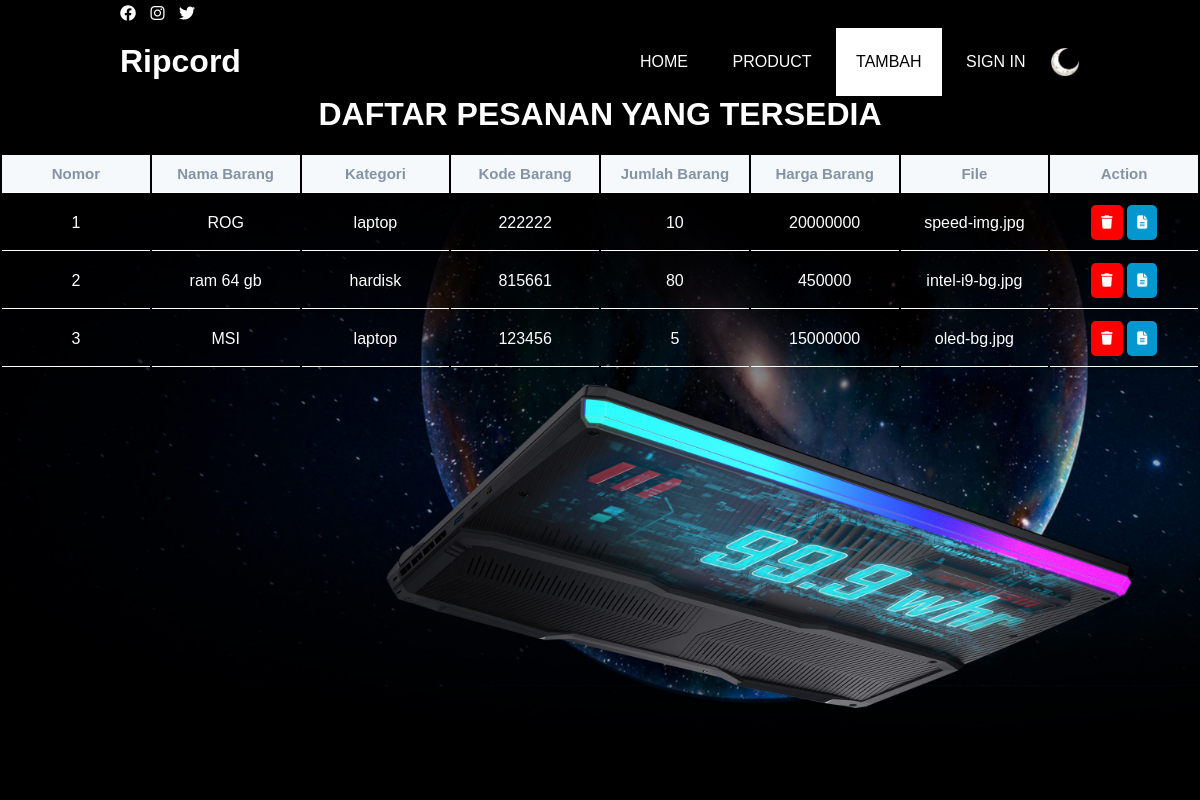
Screenshot of /tampiladmin.php with the database file from the repository.
### tables this page shows
CREATE TABLE `komputer` (
  `id` int(11) NOT NULL,
  `namaproduk` varchar(255) NOT NULL,
  `category` varchar(50) NOT NULL,
  `kodebarang` int(20) NOT NULL,
  `stock` int(3) NOT NULL,
  `harga` int(9) NOT NULL,
  `gambar` varchar(255) NOT NULL
);

### tampiladmin.php (the view, shortened to what this page needs)
<?php
    require 'connect.php';
    $result = mysqli_query($conn, "SELECT * FROM komputer");
    $pesanan = [];
    while($row = mysqli_fetch_assoc($result)){
        $pesanan[] = $row;
    }
?>
<!DOCTYPE html>
<html lang="en">
    <head>
        <link rel="stylesheet" href="styleOrder.css" />
        <link rel="stylesheet" href="https://cdnjs.cloudflare.com/ajax/libs/font-awesome/6.2.0/css/all.min.css">
    </head>
    <div class="medsos">
        <div class="container">
            <ul>
                <li><a href="#"><i class="fa-brands fa-facebook"></i></a></li>
                <li><a href="#"><i class="fa-brands fa-instagram"></i></a></li>
                <li><a href="#"><i class="fa-brands fa-twitter"></i></a></li>
            </ul>
        </div>
    </div>
    <header>
        <div class="container">
            <h1><a href="admin.php">Ripcord</a></h1>
            <ul>
                <li><a href="admin.php">HOME</a></li>
                <li><a id="me" onclick="popup()" href="#">PRODUCT</a></li>
                <li class="active"><a href="tambah.php">TAMBAH</a></li>
                <?php if(!isset($_SESSION["username"])){
                        echo('<li><a href="login.php" class="tbl-pink" id="sign">SIGN IN</a></li>');
                    }else {
                        echo('<li><a href="logout.php" class="tbl-pink" id="logout">SIGN OUT</a></li>');
                } ?>
                <img src="moon1.webp" id="icon">
            </ul>
        </div>
    </header>
    <div class="bg-tampil">
        <h1 class="daftar-pesanan"> DAFTAR PESANAN YANG TERSEDIA </h1>
        <div class="table-section">
            <table>
                <thead>
                    <tr>
                        <th> Nomor </th>
                        <th> Nama Barang</th>
                        <th> Kategori </th>
                        <th> Kode Barang </th>
                        <th> Jumlah Barang </th>
                        <th> Harga Barang </th>
                        <th> File </th>
                        <th> Action </th>
                    </tr>
                </thead>
                <tbody>
                    <?php $i = 1; foreach ($pesanan as $pesan): ?>
                    <tr>
                        <td> <?php echo $i ;?></td>
                        <td> <?php echo $pesan['namaproduk'] ;?></td>
                        <td> <?php echo $pesan['category'] ;?></td>
                        <td> <?php echo $pesan['kodebarang'] ;?></td>
                        <td> <?php echo $pesan['stock'] ;?></td>
                        <td> <?php echo $pesan['harga'] ;?></td>
                        <td> <?php echo $pesan['gambar'] ;?></td>
                        <td>
                            <button> <a href="hapus.php?id=<?php echo $pesan["id"]; ?>" onclick="return confirm('Yakin ingin Menghapus data ini?')" role='button'><i class="fa fa-trash"></i> </a> </button>
                            <button> <a href="ubah.php?id=<?php echo $pesan["id"]; ?>"> <i class="fa fa-file-text"></i> </a></button>
                        </td>
                    </tr>
                    <?php $i++; endforeach; ?>
                </tbody>
            </table>
        </div>
    </div>
    </body>
</html>

### styleOrder.css (style rules this page uses)
* { padding:0; margin:0; font-family: sans-serif; }
#icon { width: 30px; cursor: pointer; transform: translateY(10px); }
:root { background-color: black; --primary-color: black; --secondary-color: white; }
a { color: inherit; text-decoration: none; }
.medsos { padding: 5px 0; background-color: var(--primary-color); }
.medsos ul li { display: inline-block; color: var(--secondary-color); margin-right: 10px; }
.container { width: 80%; margin: 0 auto; }
.container:after { content:"" ; display: block; clear: both; }
header h1 { float: left; padding: 15px 0; color:var(--secondary-color); }
header ul { float: right; color:var(--secondary-color); }
header ul li { display: inline-block; }
header ul li a { padding: 25px 20px; display: inline-block; }
.active { background-color: var(--secondary-color); color:var(--primary-color); }
* { margin: 0; padding: 0; font-family: 'Montserrat', sans-serif; }
.bg-tampil { background-image: url('tambah-bg.jpg'); background-size: cover; display: flex; flex-direction: column; justify-content: center; align-items: center; }
.daftar-pesanan { color: white; }
.table-section { margin-top: 20px; height: 650px; overflow: hidden; }
table { width: 100%; table-layout: fixed; min-width: 1000px; }
thead th { position: sticky; top: 0; background-color: #f6f9fc; color: #8493a5; font-size: 15px; }
th, td { border-bottom: 1px solid white; padding: 10px 15px; text-align: center; color: white; }
button { outline: none; border: none; border-radius: 5px; cursor: pointer; padding: 10px; color: #ffffff; }
button a { text-decoration: none; }
td button:nth-child(1) { background-color: red; }
td button:nth-child(2) { background-color: #0298cf; }

### rows the page displays
komputer: namaproduk "ROG", category "laptop", kodebarang "222222", stock "10", harga "20000000", gambar "speed-img.jpg"
komputer: namaproduk "ram 64 gb", category "hardisk", kodebarang "815661", stock "80", harga "450000", gambar "intel-i9-bg.jpg"
komputer: namaproduk "MSI", category "laptop", kodebarang "123456", stock "5", harga "15000000", gambar "oled-bg.jpg"
